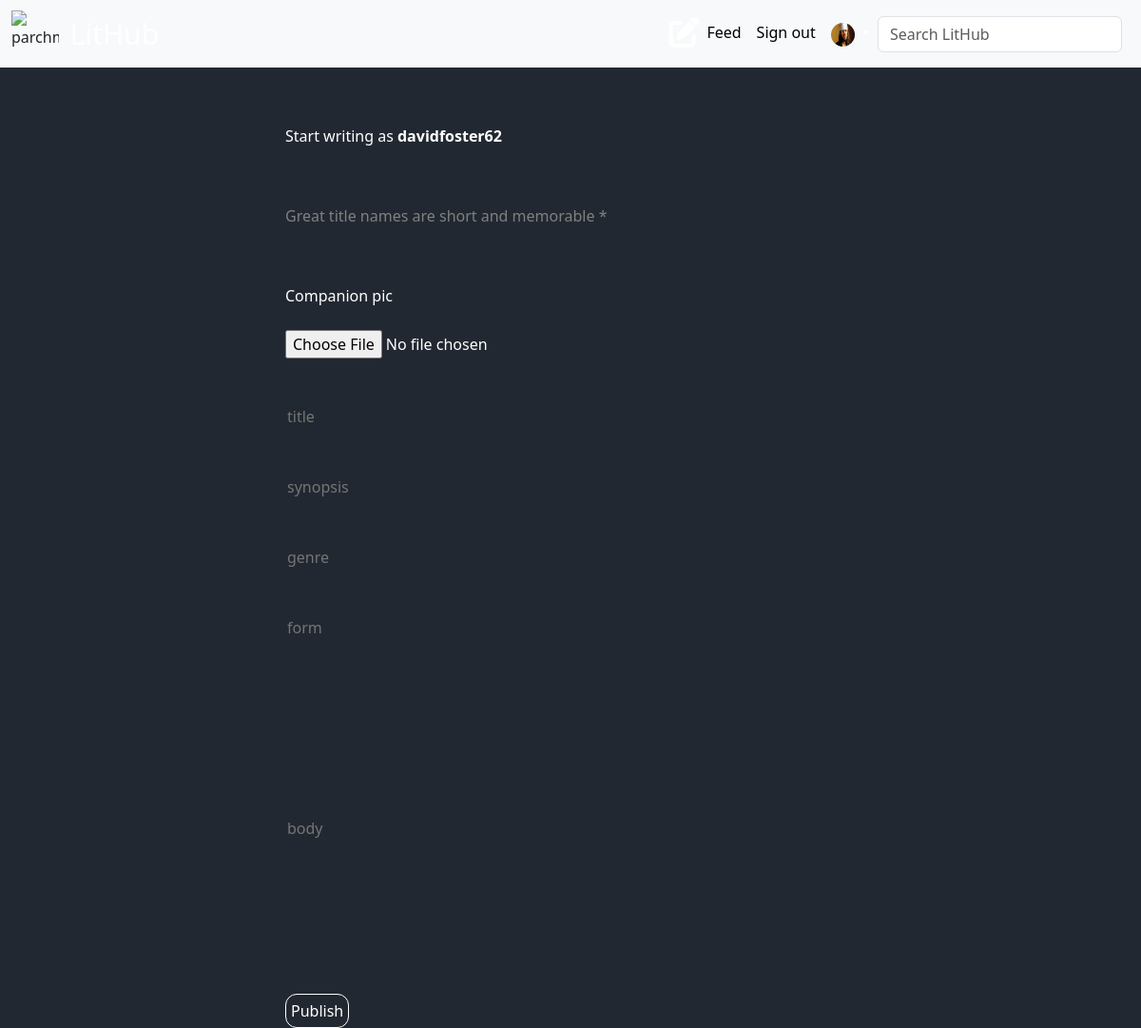
The app's page /repository_form (signed in) with its own data.
### lithubs/models.py (models this page shows)
class User(AbstractUser):
    name = models.CharField(max_length = 200, null = True)
    email = models.EmailField(unique = True)
    bio = models.TextField(null = True)
    avatar = models.ImageField(null = True, default = 'avatar.svg')
    USERNAME_FIELD = 'email'
    REQUIRED_FIELDS = []

### lithubs/views.py (the view, shortened to what this page needs)
# urls.py: path('repository_form', views.repository_form, name = 'repository-form'),
@login_required(login_url = 'lithubs:signin')
def repository_form(request):
    form = RepositoryForm()
    context = {'form': form}
    return render(request, 'lithubs/components/forms/repository_form.html', context)

### lithubs/forms.py
class RepositoryForm(ModelForm):
    class Meta:
        model = Repository
        fields = '__all__'
        exclude = ['owner']

### lithubs/templates/lithubs/components/forms/repository_form.html (shortened to what this page needs)
{% extends 'lithubs/components/main.html' %}
{% block content %}
<p class="repo-create-header">Start writing as <b>{{ user.username }}</b></p>
<p style="color: grey;" class="repo-create-header">Great title names are short and memorable *</p>
<form class="repo-create-form" action="" method="POST" enctype="multipart/form-data">
	<label style="margin-left: 25%; color: var(--azure);">Companion pic</label>
	<input type=file name="image" autofocus>
	<input type=text name="title" placeholder="title" autofocus>
	<input type=text name="synopsis" placeholder="synopsis" autofocus>
	<input type=text name="genre" placeholder="genre" autofocus>
	<input type=text name="form" placeholder="form" autofocus>
	<input style="height:300px" type=text name="body" placeholder="body" autofocus>
	<button class="repo-create-btn" type="submit" value="submit">Publish</button>
</form>
{% endblock content %}

### lithubs/templates/lithubs/components/navbar.html (shortened to what this page needs)
{% load static %}
<nav class="navbar navbar-expand-lg bg-body-tertiary">
  <div class="container-fluid">
  <img class="navbar-img" src="{% static 'lithubs/img/parchment.png' %}" alt="parchment">
    <a class="navbar-brand" href="{% url 'lithubs:index' %}" style="color: var(--azure); margin-left: 1%; font-size: 30px;">LitHub</a>
    <div class="collapse navbar-collapse" id="navbarSupportedContent">
      <ul class="navbar-nav ms-auto mb-2 mb-lg-0">
        {% if request.user.is_authenticated %}
        <li class="nav-item">
	  <a href="{% url 'lithubs:repository-form' %}"><i style="color: white;"class="fa fa-pen-to-square fa-2x feed-icons"></i></a>
        </li>
        <li class="nav-item">
	      <a class="nav-link active" aria-current="page" href="{% url 'lithubs:feed' %}">Feed</a>
        </li>
        <li class="nav-item">
	      <a class="nav-link active" aria-current="page" href="{% url 'lithubs:signout' %}">Sign out</a>
        </li>
        <li class="nav-item dropdown">
          <a class="nav-link dropdown-toggle" href="#" role="button" data-bs-toggle="dropdown" aria-expanded="false">
            <img class="nav-avatar" src="{{ user.avatar.url}}" alt="">
          </a>
        </li>
      </ul>
      {% endif %}
      <form class="d-flex" role="search">
        <input class="form-control me-2" type="search" placeholder="Search LitHub" aria-label="Search">
      </form>
    </div>
  </div>
</nav>

### lithubs/static/lithubs/css/styles.css (style rules this page uses)
:root { --primary-color: #222831; --secondary-color: #66bfbf; --third-color: #222845; --azure: #ffffff; --grey: #808080; --lightgrey: #E8E8E8; }
.navbar-img { width: 50px; height: 50px; }
.nav-item a { color: var(--azure); }
.nav-avatar { width: 25px; height: 25px; border-radius: 50%; }
.feed-icons { margin-top: 10%; }
.repo-create-header { margin: 5% 25%; color: var(--azure); }
.repo-create-form input { background-color: var(--primary-color); color: var(--azure); border: none; outline: none; margin: 2% 25%; }
.repo-create-btn { color: var(--azure); border: 1px solid var(--azure); background-color: var(--primary-color); outline:none; margin-left: 25%; border-radius: 12px; padding: 5px; }

### records on screen
User: avatar (picture), username "davidfoster62"
